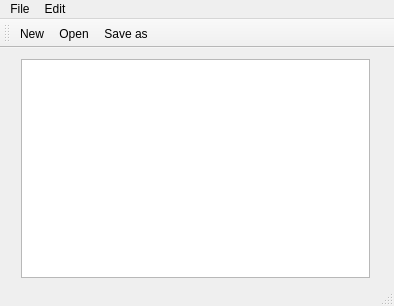
<?xml version="1.0" encoding="UTF-8"?>
<ui version="4.0">
 <class>MainWindow</class>
 <widget class="QMainWindow" name="MainWindow">
  <property name="geometry">
   <rect>
    <x>0</x>
    <y>0</y>
    <width>394</width>
    <height>306</height>
   </rect>
  </property>
  <property name="windowTitle">
   <string>MainWindow</string>
  </property>
  <widget class="QWidget" name="centralWidget">
   <widget class="QWidget" name="verticalLayoutWidget">
    <property name="geometry">
     <rect>
      <x>10</x>
      <y>0</y>
      <width>371</width>
      <height>241</height>
     </rect>
    </property>
    <layout class="QVBoxLayout" name="verticalLayout">
     <item>
      <widget class="QTextEdit" name="textEdit"/>
     </item>
    </layout>
   </widget>
  </widget>
  <widget class="QMenuBar" name="menuBar">
   <property name="geometry">
    <rect>
     <x>0</x>
     <y>0</y>
     <width>394</width>
     <height>26</height>
    </rect>
   </property>
   <widget class="QMenu" name="menuFile">
    <property name="title">
     <string>File</string>
    </property>
    <addaction name="actionNew"/>
    <addaction name="actionOpen"/>
    <addaction name="actionSave_as"/>
    <addaction name="actionPrint"/>
    <addaction name="actionExit"/>
   </widget>
   <widget class="QMenu" name="menuEdit">
    <property name="title">
     <string>Edit</string>
    </property>
    <addaction name="actionCopy"/>
    <addaction name="actionPaste"/>
    <addaction name="actionCut"/>
    <addaction name="actionUndo"/>
    <addaction name="actionRedo"/>
   </widget>
   <addaction name="menuFile"/>
   <addaction name="menuEdit"/>
  </widget>
  <widget class="QToolBar" name="mainToolBar">
   <attribute name="toolBarArea">
    <enum>TopToolBarArea</enum>
   </attribute>
   <attribute name="toolBarBreak">
    <bool>false</bool>
   </attribute>
   <addaction name="actionNew"/>
   <addaction name="actionOpen"/>
   <addaction name="actionSave_as"/>
  </widget>
  <widget class="QStatusBar" name="statusBar"/>
  <action name="actionNew">
   <property name="icon">
    <iconset resource="resources.qrc">
     <normaloff>:/Images/New.bmp</normaloff>:/Images/New.bmp</iconset>
   </property>
   <property name="text">
    <string>New</string>
   </property>
  </action>
  <action name="actionOpen">
   <property name="icon">
    <iconset resource="resources.qrc">
     <normaloff>:/Images/Open.bmp</normaloff>:/Images/Open.bmp</iconset>
   </property>
   <property name="text">
    <string>Open</string>
   </property>
  </action>
  <action name="actionSave_as">
   <property name="icon">
    <iconset resource="resources.qrc">
     <normaloff>:/Images/Save.bmp</normaloff>:/Images/Save.bmp</iconset>
   </property>
   <property name="text">
    <string>Save as</string>
   </property>
  </action>
  <action name="actionPrint">
   <property name="icon">
    <iconset resource="resources.qrc">
     <normaloff>:/Images/print.png</normaloff>:/Images/print.png</iconset>
   </property>
   <property name="text">
    <string>Print</string>
   </property>
  </action>
  <action name="actionExit">
   <property name="text">
    <string>Exit</string>
   </property>
  </action>
  <action name="actionCopy">
   <property name="icon">
    <iconset resource="resources.qrc">
     <normaloff>:/Images/Copy.bmp</normaloff>:/Images/Copy.bmp</iconset>
   </property>
   <property name="text">
    <string>Copy</string>
   </property>
  </action>
  <action name="actionPaste">
   <property name="icon">
    <iconset resource="resources.qrc">
     <normaloff>:/Images/Paste.bmp</normaloff>:/Images/Paste.bmp</iconset>
   </property>
   <property name="text">
    <string>Paste</string>
   </property>
  </action>
  <action name="actionCut">
   <property name="icon">
    <iconset resource="resources.qrc">
     <normaloff>:/Images/Cut.bmp</normaloff>:/Images/Cut.bmp</iconset>
   </property>
   <property name="text">
    <string>Cut</string>
   </property>
  </action>
  <action name="actionUndo">
   <property name="icon">
    <iconset resource="resources.qrc">
     <normaloff>:/Images/undo.png</normaloff>:/Images/undo.png</iconset>
   </property>
   <property name="text">
    <string>Undo</string>
   </property>
  </action>
  <action name="actionRedo">
   <property name="icon">
    <iconset resource="resources.qrc">
     <normaloff>:/Images/redo.png</normaloff>:/Images/redo.png</iconset>
   </property>
   <property name="text">
    <string>Redo</string>
   </property>
  </action>
 </widget>
 <layoutdefault spacing="6" margin="11"/>
 <resources>
  <include location="resources.qrc"/>
 </resources>
 <connections/>
</ui>
